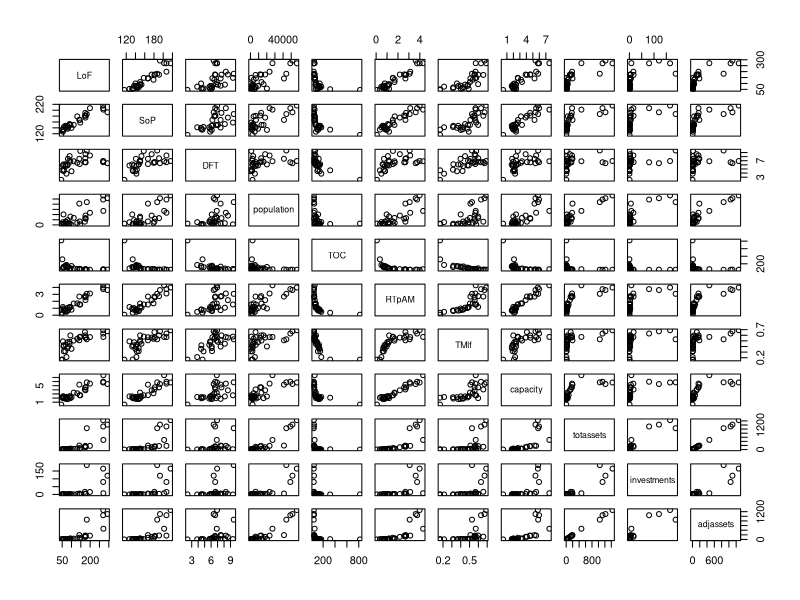
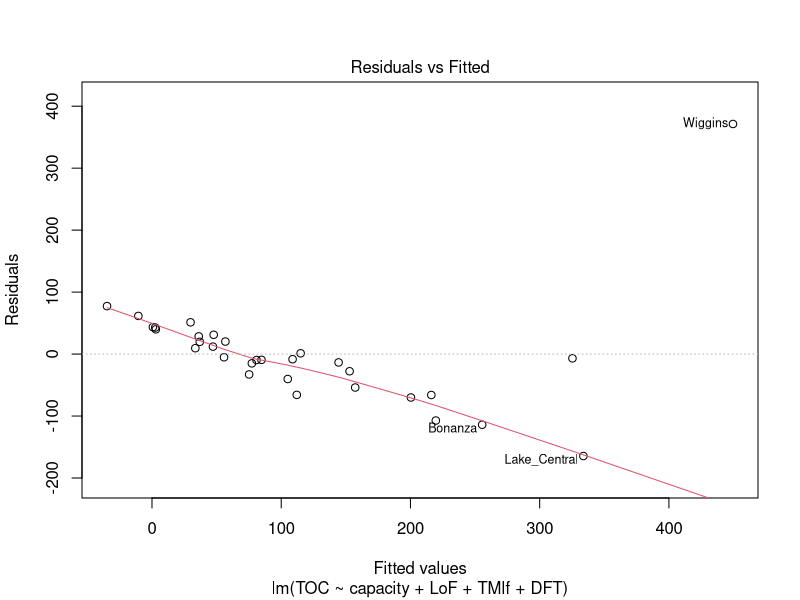
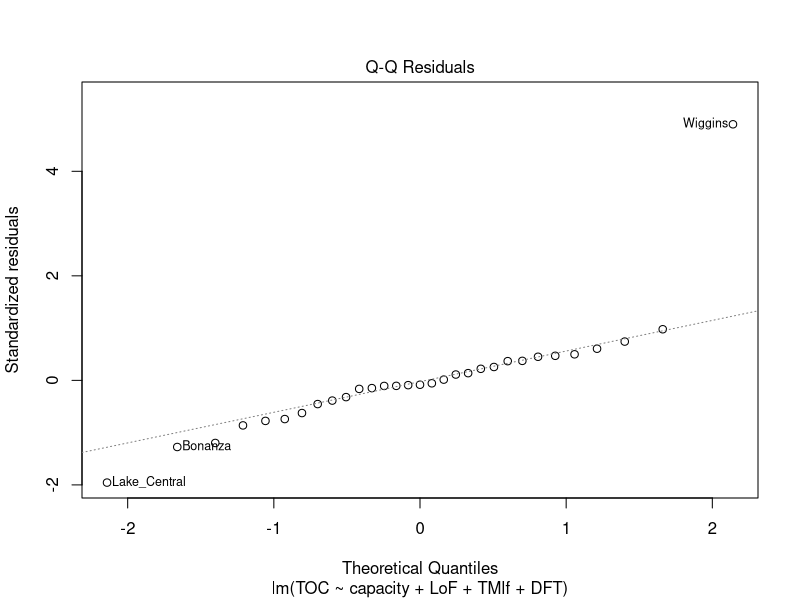
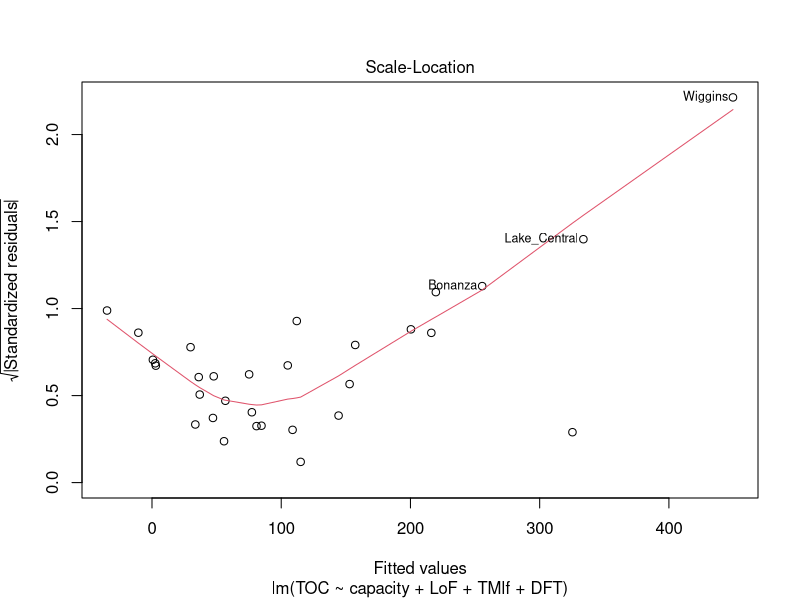
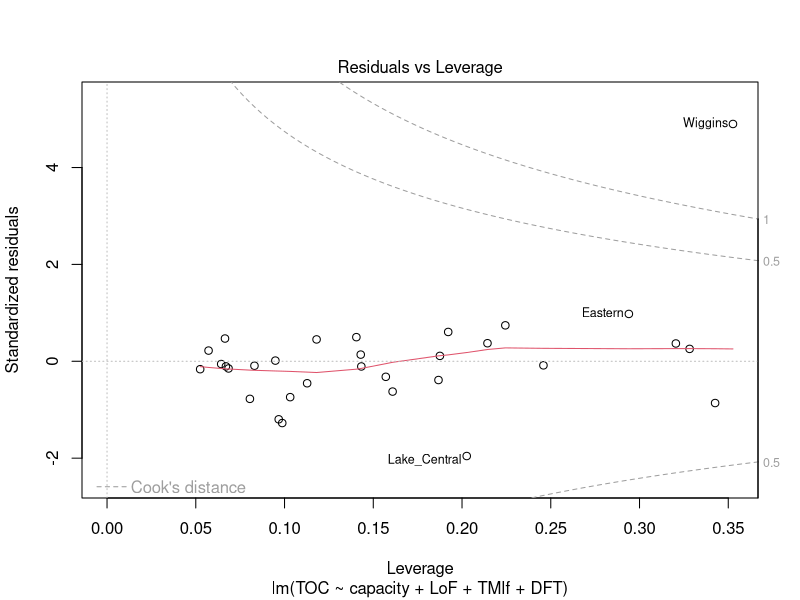

Generate these figures, in order, with R:
## ---- chunk 1
set.seed(111222)
library("MASS")
air <- read.delim("airline_costs.dat", header = FALSE, sep="")
colnames(air) <- c("Airline", "LoF", "SoP", "DFT", "population",
                   "TOC", "RTpAM", "TMlf", "capacity", "totassets",
                   "investments", "adjassets")
rownames(air) <- air$Airline
air <- air[,-1]
# air <- log(air)
## ---- chunk 2
#air <- log(air[,-1])
# par( lty = "solid", mfcol = c(1,2) )
# plot(TOC ~ LoF, data = air, log = "y")
# plot(TOC ~ SoP, data = air, log = "y")
# plot(TOC ~ DFT, data = air, log = "y")
# plot(TOC ~ population, data = air, log = "y")
# plot(TOC ~ RTpAM, data = air, log = "y")
# plot(TOC ~ TMlf, data = air, log = "y")
# plot(TOC ~ capacity, data = air, log = "y")
# plot(TOC ~ totassets, data = air, log = "y")
# plot(TOC ~ investments, data = air, log = "y")
# plot(TOC ~ adjassets, data = air, log = "y")
pairs(air)
## ---- chunk 3
fit <- lm(TOC ~ capacity + LoF + TMlf + DFT + population + SoP + totassets + investments + adjassets, data = air)
fit3 <- lm(TOC ~ capacity + LoF + TMlf + DFT + population + SoP + totassets + investments + adjassets -1, data = air)
fit2 <- lm(TOC ~ capacity + LoF + TMlf, data = air)
fit4 <- lm(TOC ~ capacity + TMlf + SoP, data = air)
fit5 <- lm(TOC ~ 0, data = air)
fit6 <- stepAIC(fit)
air.stdres <- rstandard(fit6)
## ---- chunk 4
plot(fit6)
